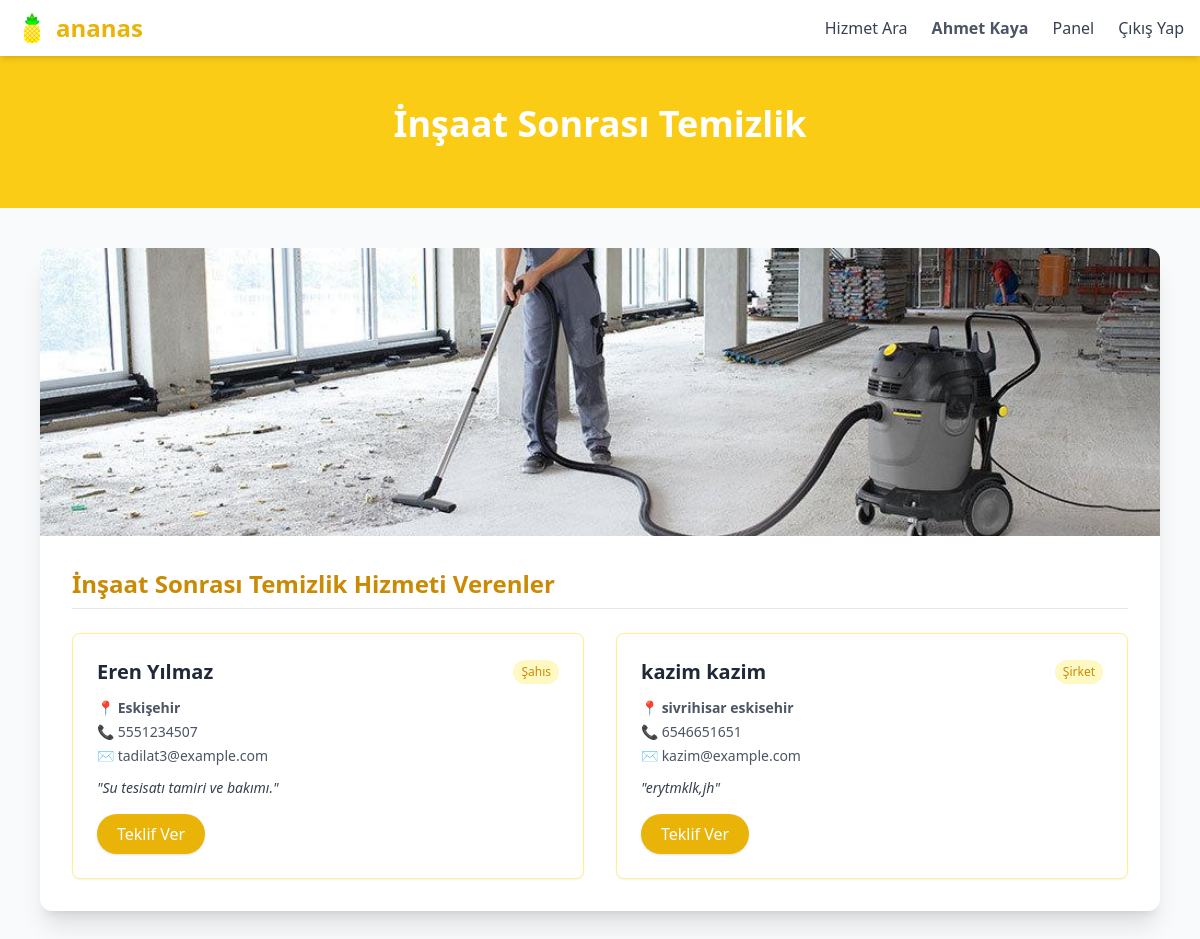
Page /altkategori.php?id=7 (signed in) on the committed database.
### tables this page shows
CREATE TABLE `hizmetalanlar` (
  `HizmetAlanID` int(11) NOT NULL,
  `Ad` varchar(255) NOT NULL,
  `Soyad` varchar(255) NOT NULL,
  `Konum` varchar(255) DEFAULT NULL,
  `Telefon` varchar(50) DEFAULT NULL,
  `Email` varchar(255) NOT NULL,
  `Sifre` varchar(100) DEFAULT NULL
);

CREATE TABLE `altkategoriler` (
  `AltKategoriID` int(11) NOT NULL,
  `KategoriID` int(11) NOT NULL,
  `AltKategoriAdi` varchar(255) NOT NULL,
  `ResimYolu` varchar(255) DEFAULT NULL
);

CREATE TABLE `hizmetverenler` (
  `HizmetVerenID` int(11) NOT NULL,
  `SahisMiSirketMi` varchar(50) NOT NULL,
  `Ad` varchar(255) NOT NULL,
  `Soyad` varchar(255) NOT NULL,
  `Konum` varchar(255) DEFAULT NULL,
  `Telefon` varchar(50) DEFAULT NULL,
  `Email` varchar(255) NOT NULL,
  `Sifre` varchar(100) DEFAULT NULL,
  `KategoriID` int(11) NOT NULL,
  `AltKategoriID` int(11) NOT NULL,
  `TanitimYazisi` text DEFAULT NULL
);

### altkategori.php (the view, shortened to what this page needs)
<?php
$baglanti = new mysqli("localhost", "root", "", "armutdata");
$baglanti->set_charset("utf8");
$altkategori_id = (int) $_GET['id'];
$altkat_sorgu = $baglanti->prepare("SELECT * FROM altkategoriler WHERE AltKategoriID = ?");
$altkat_sorgu->bind_param("i", $altkategori_id);
$altkat_sorgu->execute();
$altkat_sonuc = $altkat_sorgu->get_result();
$altkategori = $altkat_sonuc->fetch_assoc();
$hizmetverenler = $baglanti->prepare("SELECT * FROM hizmetverenler WHERE AltKategoriID = ?");
$hizmetverenler->bind_param("i", $altkategori_id);
$hizmetverenler->execute();
$hizmetveren_sonuc = $hizmetverenler->get_result();
?>
<!DOCTYPE html>
<html lang="tr">
<head>
    <script src="https://cdn.tailwindcss.com"></script>
</head>
<body class="bg-gray-50 text-gray-800">
<?php include 'navbar.php'; ?>
<section class="bg-yellow-400 text-white py-12 text-center">
    <h1 class="text-4xl font-bold mb-4"><?php echo htmlspecialchars($altkategori['AltKategoriAdi']); ?></h1>
</section>
<section class="max-w-6xl mx-auto px-4 py-10">
    <div class="bg-white rounded-xl shadow-xl overflow-hidden">
        <?php if (!empty($altkategori['ResimYolu'])): ?>
            <img src="<?php echo $altkategori['ResimYolu']; ?>" alt="<?php echo $altkategori['AltKategoriAdi']; ?>" class="w-full h-72 object-cover">
        <?php endif; ?>
        <div class="p-8">
            <h2 class="text-2xl font-bold text-yellow-600 mb-6 border-b pb-2"><?php echo htmlspecialchars($altkategori['AltKategoriAdi']); ?> Hizmeti Verenler</h2>
            <?php if ($hizmetveren_sonuc->num_rows > 0): ?>
                <div class="grid grid-cols-1 md:grid-cols-2 gap-8">
                    <?php while ($hv = $hizmetveren_sonuc->fetch_assoc()): ?>
                        <div class="border border-yellow-200 rounded-lg p-6 shadow-sm hover:shadow-lg transition bg-white">
                            <div class="flex items-center justify-between mb-3">
                                <h3 class="text-xl font-semibold text-gray-800">
                                    <?php echo htmlspecialchars($hv['Ad'] . ' ' . $hv['Soyad']); ?>
                                </h3>
                                <span class="text-xs px-2 py-1 rounded-full bg-yellow-100 text-yellow-600">
                                    <?php echo $hv['SahisMiSirketMi'] === 'sirket' ? 'Şirket' : 'Şahıs'; ?>
                                </span>
                            </div>
                            <p class="text-sm text-gray-600 mb-1">📍 <strong><?php echo htmlspecialchars($hv['Konum']); ?></strong></p>
                            <p class="text-sm text-gray-600 mb-1">📞 <?php echo htmlspecialchars($hv['Telefon']); ?></p>
                            <p class="text-sm text-gray-600 mb-3">✉️ <?php echo htmlspecialchars($hv['Email']); ?></p>
                            <p class="text-gray-700 text-sm mb-4 italic">"<?php echo nl2br(htmlspecialchars($hv['TanitimYazisi'])); ?>"</p>
                            <a href="teklif_al.php?id=<?php echo $hv['HizmetVerenID']; ?>" class="inline-block bg-yellow-500 text-white px-5 py-2 rounded-full font-medium shadow hover:bg-yellow-600 transition">Teklif Ver</a>
                        </div>
                    <?php endwhile; ?>
                </div>
            <?php else: ?>
                <p class="text-gray-600 text-center">Bu alt kategoriye ait kayıtlı bir hizmet veren bulunmamaktadır.</p>
            <?php endif; ?>
        </div>
    </div>
</section>
</body>
</html>

### navbar.php (shortened to what this page needs)
<?php
$adsoyad = '';
if (isset($_SESSION['giris']) && $_SESSION['giris'] === true && isset($_SESSION['email'], $_SESSION['rol'])) {
    $baglanti = new mysqli("localhost", "root", "", "armutdata");
    $baglanti->set_charset("utf8");
    if (!$baglanti->connect_error) {
        $email = $_SESSION['email'];
        $rol = $_SESSION['rol'];
        if ($rol === 'hizmetalan') {
            $sorgu = $baglanti->prepare("SELECT Ad, Soyad FROM hizmetalanlar WHERE Email = ?");
        } else {
            $sorgu = $baglanti->prepare("SELECT Ad, Soyad FROM hizmetverenler WHERE Email = ?");
        }
        $sorgu->bind_param("s", $email);
        $sorgu->execute();
        $sonuc = $sorgu->get_result();
        if ($sonuc->num_rows > 0) {
            $kullanici_bilgi = $sonuc->fetch_assoc();
            $adsoyad = $kullanici_bilgi['Ad'] . ' ' . $kullanici_bilgi['Soyad'];
        }
    }
}
?>
<nav class="bg-white shadow-md sticky top-0 z-50">
  <div class="max-w-7xl mx-auto px-4 py-3 flex items-center justify-between">
    <div class="flex items-center space-x-2">
      <img src="armut_resimler/ananas.jpeg" alt="ananas" class="h-8 w-8 object-contain">
      <a href="index.php" class="text-2xl font-bold text-yellow-500">ananas</a>
    </div>
    <div class="space-x-6 flex items-center">
      <a href="hizmet_ara.php" class="text-gray-700 hover:text-yellow-600">Hizmet Ara</a>
      <?php if (isset($_SESSION['giris']) && $_SESSION['giris'] === true): ?>
        <?php if (!empty($adsoyad)): ?>
          <span class="text-gray-600 font-semibold"><?php echo htmlspecialchars($adsoyad); ?></span>
        <?php endif; ?>
        <?php if ($_SESSION['rol'] === 'hizmetveren' || $_SESSION['rol'] === 'hizmetalan'): ?>
          <a href="panel.php" class="text-gray-700 hover:text-yellow-600">Panel</a>
        <?php endif; ?>
        <a href="cikis.php" class="text-gray-700 hover:text-yellow-600">Çıkış Yap</a>
      <?php else: ?>
        <a href="giris.php" class="text-gray-700 hover:text-yellow-600">Giriş Yap</a>
        <a href="kayit.php" class="bg-yellow-500 text-white px-4 py-2 rounded hover:bg-yellow-600">Kayıt Ol</a>
      <?php endif; ?>
    </div>
  </div>
</nav>

### rows in the picture
hizmetalanlar: adsoyad "Ahmet Kaya"
altkategoriler: AltKategoriAdi "İnşaat Sonrası Temizlik", ResimYolu (picture)
hizmetverenler: Ad+Soyad "Eren Yılmaz", SahisMiSirketMi "Şahıs", Konum "Eskişehir", Telefon "5551234507", Email "tadilat3@example.com", TanitimYazisi "Su tesisatı tamiri ve bakımı."
hizmetverenler: Ad+Soyad "kazim kazim", SahisMiSirketMi "Şirket", Konum "sivrihisar eskisehir", Telefon "6546651651", Email "kazim@example.com", TanitimYazisi "erytmklk,jh"
